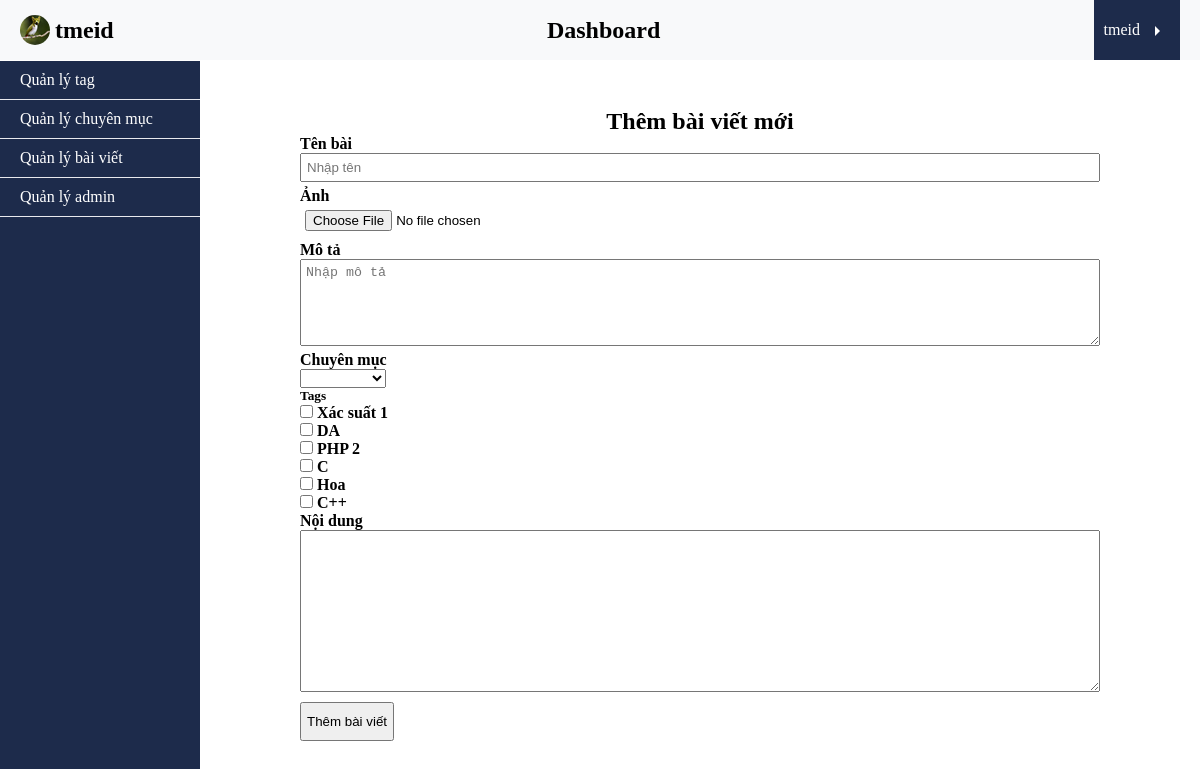
Page /dashboard/posts/create.php (signed in) on the earlier database version.
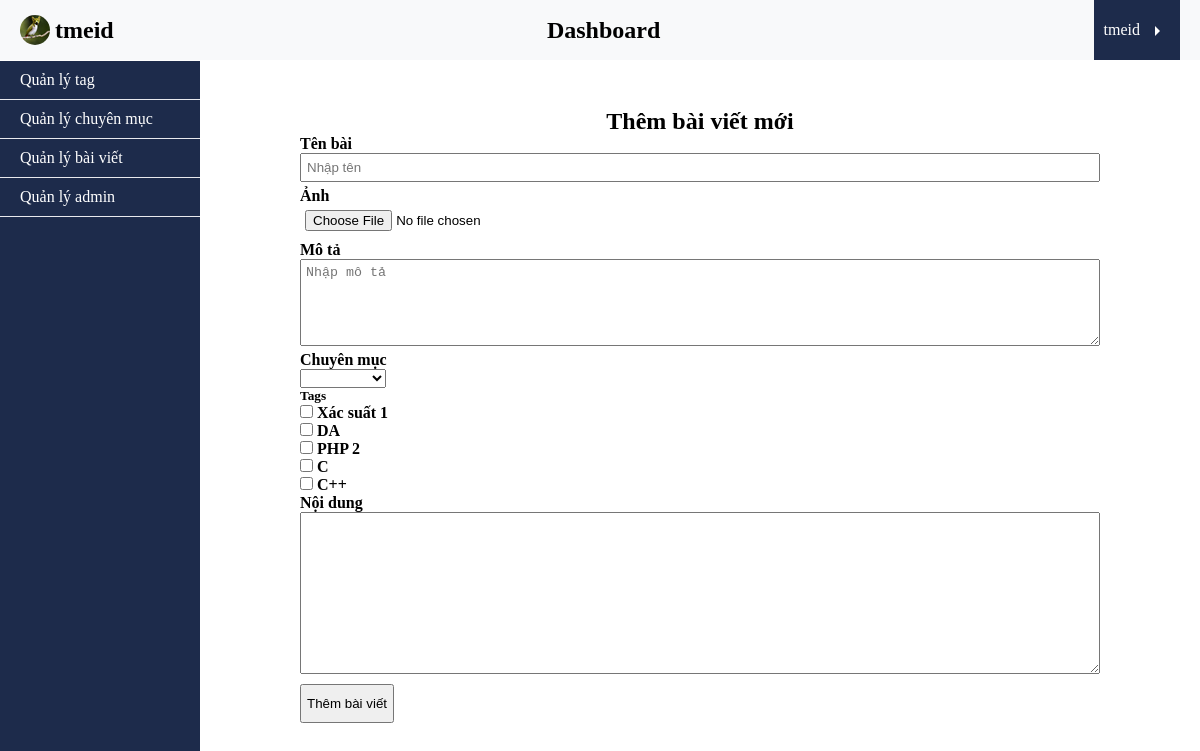
Same page on the later database version.
### tables this page shows
CREATE TABLE `tag` (
  `id` int(11) NOT NULL,
  `tag_name` varchar(100) NOT NULL,
  `created_at` timestamp NOT NULL DEFAULT current_timestamp()
);

### app/controllers/posts.php (called while the page is built, shortened)
<?php
require_once ROOT_PATH . '/app/database/db.php';
require_once ROOT_PATH . '/app/controllers/tags.php';
$post = [
    TITLE_PROPERTY => '',
    DESCRIPTION_PROPERTY => '',
    IMG_PROPERTY => '',
    CATEGORY_ID_PROPERTY => '',
    TAG_ID_PROPERTY => [],
    CONTENT_PROPERTY => ''
];

### app/database/db.php (called while the page is built, shortened)
<?php
include 'connect.php';
function selectAll($table, $condition = [], $limit = 0, $except = 0){
    global $connect;
    $sql = "SELECT * FROM $table";
    if(empty($condition)){
        $stm = $connect->prepare($sql);
        $stm->execute();
        $records = $stm->get_result()->fetch_all(MYSQLI_ASSOC);
    }
    return $records;
}

### app/controllers/categories.php (called while the page is built, shortened)
<?php
    require_once ROOT_PATH .'/app/database/db.php';
    $categories = selectAll(CATEGORY_TABLE);

### app/controllers/tags.php (called while the page is built, shortened)
<?php
    require_once ROOT_PATH .'/app/database/db.php';
    $tags = selectAll(TAG_TABLE);

### dashboard/posts/create.php (the view, shortened to what this page needs)
<?php
require_once ROOT_PATH . '/app/controllers/posts.php';
require_once ROOT_PATH . '/app/controllers/categories.php';
require_once ROOT_PATH . '/app/controllers/tags.php';
?>
<!DOCTYPE html>
<html lang="vi">
<head>
    <link rel="stylesheet" href="../../assets/css/style.css">
    <link rel="stylesheet" href="../../assets/css/login.css" type="text/css">
</head>
<body>
    <header>
        <?php include ROOT_PATH . '/app/blade/header_dashboard.php' ?>
    </header>
    <main>
        <div class="dashboard">
            <?php include '../../app/blade/nav_dashboard.php' ?>
            <section class="dashboard-data">
                <form action="create.php" method="POST" class="create-post" enctype="multipart/form-data">
                    <h3>Thêm bài viết mới</h4>
                        <label for="titleName">Tên bài</label>
                        <input type="text" id="titleName" placeholder="Nhập tên" name="title" value="<?php echo $post[TITLE_PROPERTY] ?>">
                        <label for="img">Ảnh</label>
                        <input type="file" name="img" id="img">
                        <label for="des">Mô tả</label>
                        <textarea type="text" cols="30" rows="5" id="des" placeholder="Nhập mô tả" name="description" value="<?php echo $post[DESCRIPTION_PROPERTY] ?>"></textarea>
                        <label for="category" class="label-category">Chuyên mục</label>
                        <select name="category_id" id="category">
                            <option value=""></option>
                            <?php foreach ($categories as $category) : echo $post[CATEGORY_ID_PROPERTY] ?>
                                <option value="<?php echo $category['id'] ?>" <?php echo $post[CATEGORY_ID_PROPERTY] == $category['id'] ? 'selected' : '' ?>>
                                </option>
                            <?php endforeach ?>
                        </select>
                        <h5>Tags</h5>
                        <?php foreach ($tags as $tag) : ?>
                            <input type="checkbox" id="<?php echo $tag[TAG_NAME_PROPERTY] ?>" name="tag_id[]" value="<?php echo $tag['id'] ?>" <?php if (!empty($_POST[TAG_ID_PROPERTY]))
                                                                                                                                                    echo in_array($tag['id'], $_POST[TAG_ID_PROPERTY]) ? 'checked' : ''
                                                                                                                                                ?>>
                            <label for="<?php echo $tag[TAG_NAME_PROPERTY] ?>"><?php echo $tag[TAG_NAME_PROPERTY] ?></label><br>
                        <?php endforeach; ?>
                        <label for="content">Nội dung</label>
                        <textarea name="content" id="content" cols="30" rows="10" class="post-content"><?php echo $post[CONTENT_PROPERTY] ?></textarea>
                        <input type="submit" value="Thêm bài viết" class="btn" name="btn-create-post">
                </form>
            </section>
        </div>
    </main>
</body>

Differences in the rows shown:
removed tag: tag_name "Hoa"
